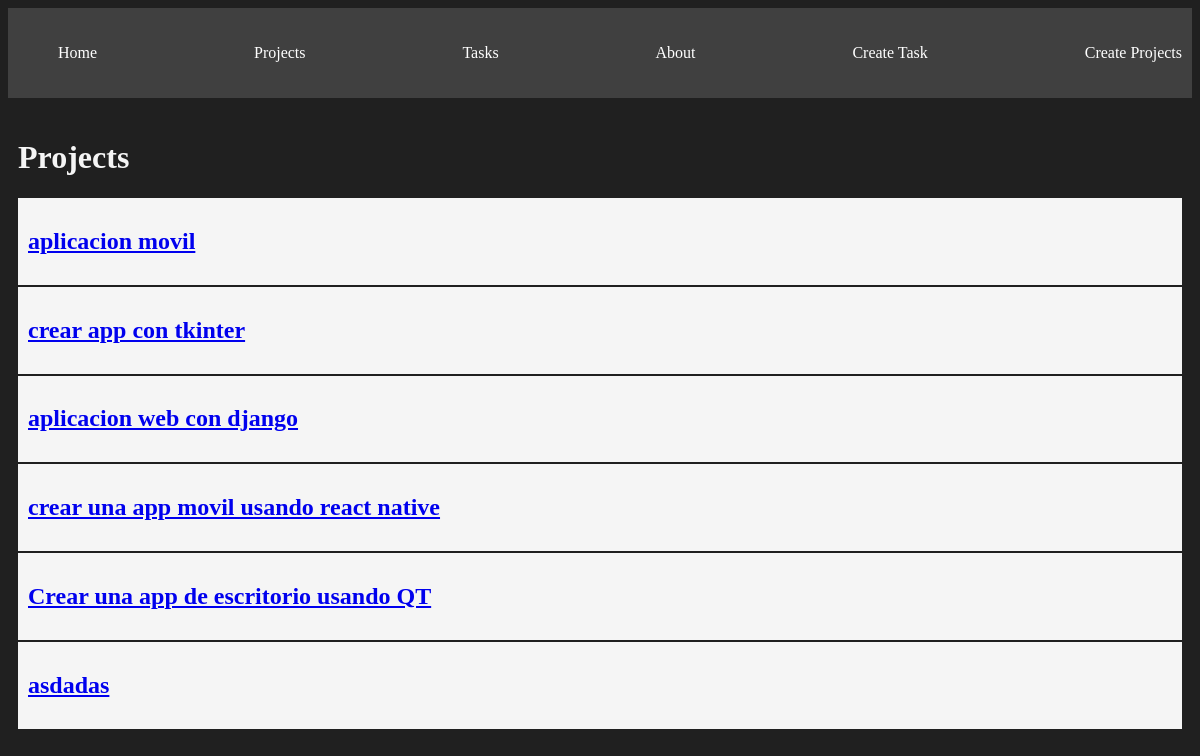
/projects/, run on the app's committed database.
### myapp/models.py (models this page shows, shortened)
class Project(models.Model):
    name = models.CharField(max_length=200)

### myapp/views.py (the view)
# urls.py: path('projects/', views.projects, name='projects'),
def projects(request):
    projects = Project.objects.all()
    return render(request, 'projects/projects.html', {
        'projects': projects
    })

### myapp/templates/projects/projects.html
{% extends 'layouts/base.html' %}
{% block content %}
<h1>Projects</h1>
{% for project in projects %}
<article class="card">
    <a href="{% url 'project_detail' project.id %}">
        <h1>{{ project.name }}</h1>
    </a>
</article>
{% endfor %}
{% endblock %}

### myapp/static/styles/main.css (style rules this page uses)
body { background: #202020; color: whitesmoke; }
.card { background: whitesmoke; color: black; padding: 10px; margin-bottom: 2px; }

### data on the page
Project: name "aplicacion movil"
Project: name "crear app con tkinter"
Project: name "aplicacion web con django"
Project: name "crear una app movil usando react native"
Project: name "Crear una app de escritorio usando QT"
Project: name "asdadas"
